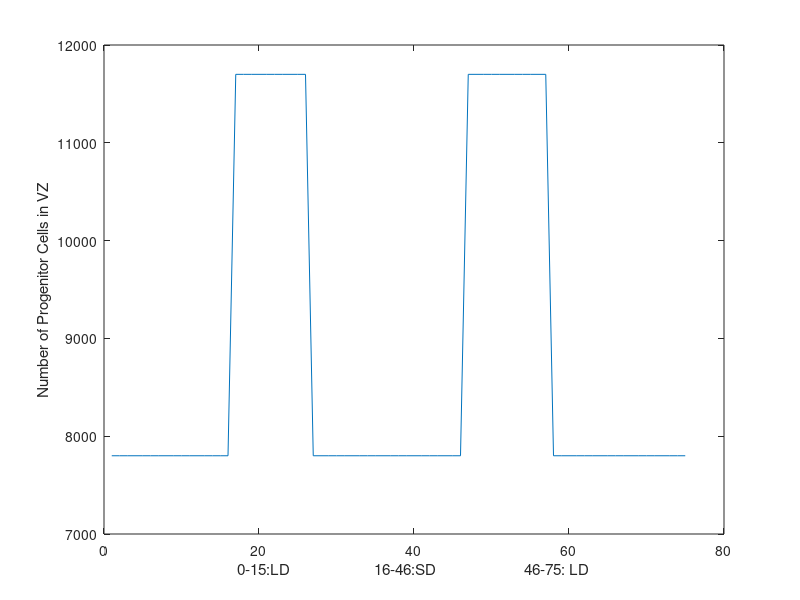
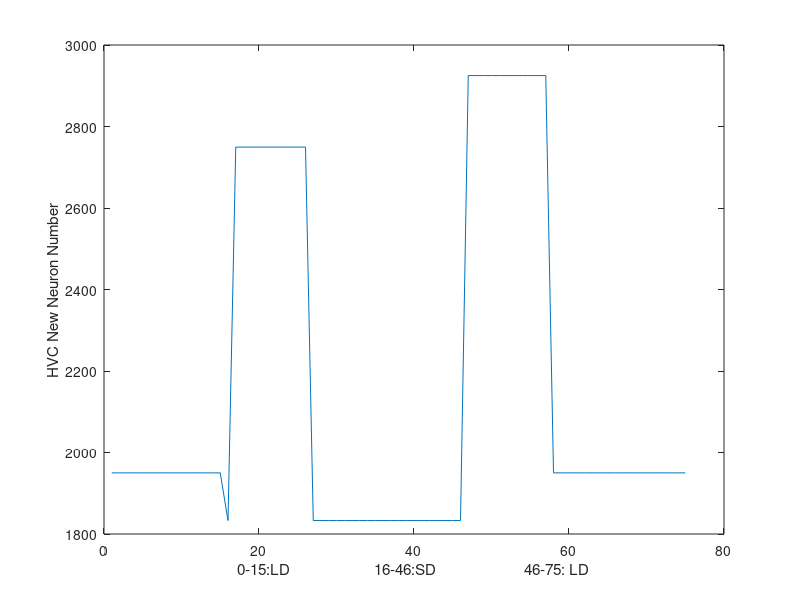
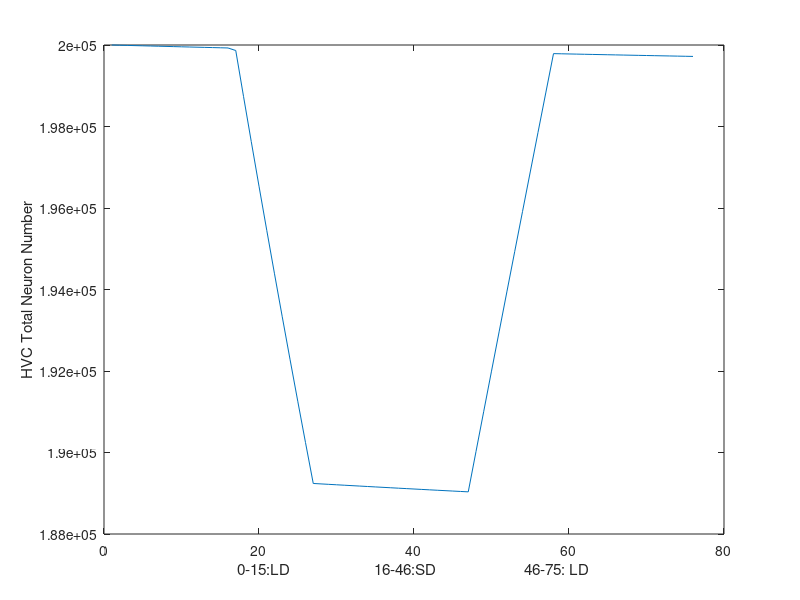
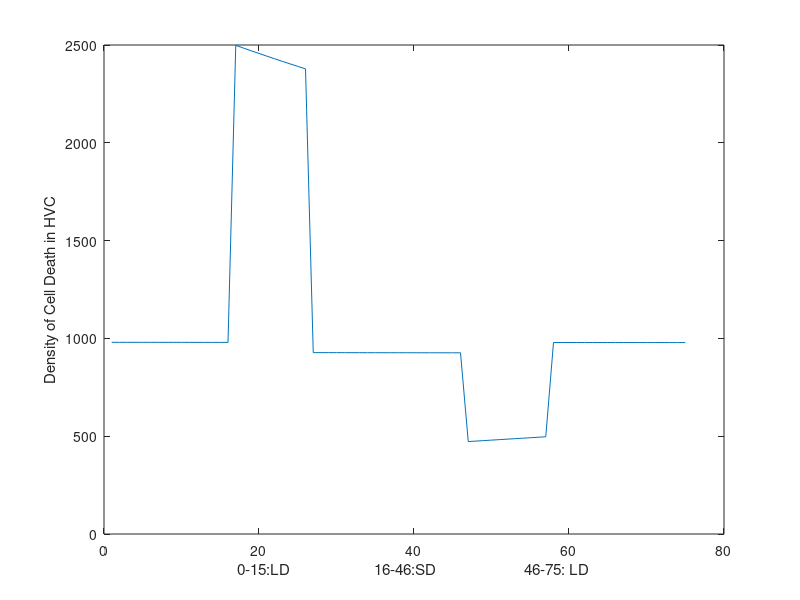

The MATLAB source for these figures, in order:
dt = 1;
tFinal = 75;
t = 0:dt:tFinal; %an array of t values

b = zeros(1,length(t)-1); %an array of "breeding season" values
progenitors = zeros(1,length(t)-1); %new stem cells & neural progenitor cells in VZ (express nestin)
migrators = zeros(1,length(t)-1); %new daughters of neural progenitor cells that have begun to migrate to HVC (express doublecortin)
newNeuronHVC = zeros(1,length(t)-1); %proportion of migrators that successfully get to HVC (express NeuN)
neuronNumHVC = (200000:dt:(tFinal+200000)); %total number of neurons in HVC
apoptosisHVC = zeros(1,length(t)-1); %death in HVC
proliferationVZ = zeros(1,length(t)-1); %proliferation in VZ
migrationSuccess = zeros(1,length(t)-1);
apoptosis = zeros(1,length(t)-1);
preserveHVC = zeros(1,length(t)-1);

minVZ = 7800; %minimum number of newly proliferated cells in VZ is during LD, taken from Reg I data
migrationDuration = 10; %days
changeDuration = 2; %days it takes to change from stem cell to migrator that expresses doublecortin
incorporationSuccess = 0.5; %success of migrated neurons' incorporation


for n = 1:(length(t)-1);

    if t(n) < 15;
        b(n) = 1;
    elseif t(n) >=15 && t(n) <= 45;
        b(n) = 0;
    else
        b(n) = 1;
    end

    if b(n) == 0 && t(n) >=16 && t(n) <=25
        proliferationVZ(n) = 1.5; %rate of VZ prolif during LD --> SD
    elseif b(n) == 1 && t(n) >=46 && t(n) <=56
        proliferationVZ(n) = 1.5; %rate of VZ prolif during SD --> LD
    else
        proliferationVZ(n) = 1; %rate of VZ prolif during stable state
    end
    
    progenitors(n) = minVZ * proliferationVZ(n);

    if b(n) == 1;
        migrators(n) = progenitors(n) * 0.5; %neural progenitor daughters that migrate out during breeding condition
    elseif b(n) == 0;
        migrators(n) = progenitors(n) * 0.5;
    end
    
    if b(n) == 1;
        migrationSuccess(n) = 0.5; 
    elseif b(n) == 0;
        migrationSuccess(n) = 0.47;
    end
    
    newNeuronHVC(n) = migrators(n) * migrationSuccess(n); 

    if b(n) == 0 && t(n) >=16 && t(n) <=25
        apoptosisHVC(n) = .0125; %apoptosis rate during LD-->SD   
    elseif b(n) == 1 && t(n) >=46 && t(n) <=56
        %apoptosis rate during SD-->LD, less due to effect of testosterone
        apoptosisHVC(n) = .0025; 
    else
        apoptosisHVC(n) = .0049; %apoptosis rate during stable state
    end
    
    %if b(n) == 0 && t(n) >=16 && t(n) <=25
    %    preserveHVC(n) = 0; %T does not save neurons from death during LD-->SD   
    %elseif b(n) == 1 && t(n) >=46 && t(n) <=56
    %    preserveHVC(n) = .01; %T "saves" mature neurons in HVC from death during SD --> LD 
    %else
   %     preserveHVC(n) = 0; %during stable state
   % end
    
    neuronNumHVC(n+1) = neuronNumHVC(n) + (newNeuronHVC(n) * incorporationSuccess) - (apoptosisHVC(n) * neuronNumHVC(n));
    
    
    apoptosis(n) = apoptosisHVC(n) * neuronNumHVC(n);
end

%subplot(5,1,1); plot(b); hold on
%subplot(5,1,2); 
figure;
plot (progenitors)
ylabel('Number of Progenitor Cells in VZ')
xlabel('0-15:LD                     16-46:SD                      46-75: LD')
%subplot(5,1,3); 

%subplot(5,1,4); 
figure(2);
plot (newNeuronHVC) %;hold on
ylabel('HVC New Neuron Number')
xlabel('0-15:LD                     16-46:SD                      46-75: LD')

%subplot(5,1,5); 
figure(3);
plot (neuronNumHVC) %;hold on
ylabel('HVC Total Neuron Number')
xlabel('0-15:LD                     16-46:SD                      46-75: LD') 

figure(4);
plot (apoptosis)
ylabel('Density of Cell Death in HVC')
xlabel('0-15:LD                     16-46:SD                      46-75: LD')